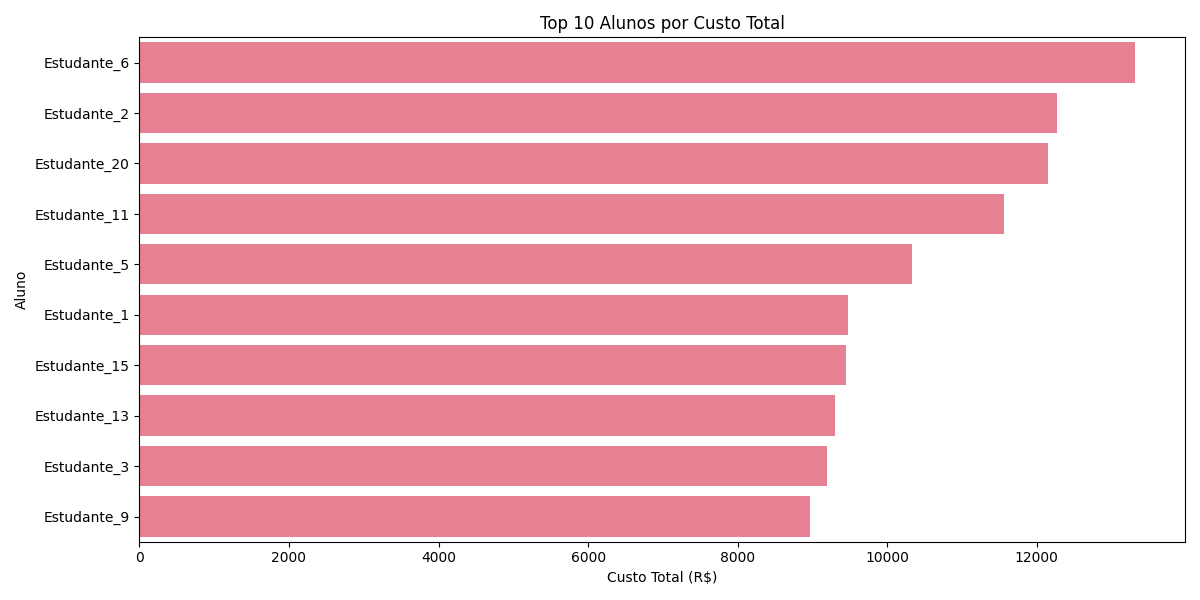

This figure's Python source:
import pandas as pd
import matplotlib.pyplot as plt
import seaborn as sns
from datetime import datetime

# Configuração de estilo
sns.set_palette("husl")
pd.set_option('display.float_format', '{:.2f}'.format)

# Carregar os dados
df = pd.read_csv('controle_lab_maker.csv', parse_dates=['Data de Uso'])

#Gráfico com o top 10 de alunos que mais usaram materiais
plt.figure(figsize=(12, 6))
top_alunos = df.groupby('Nome do Estudante')['Custo Total'].sum().sort_values(ascending=False).head(10)
sns.barplot(x=top_alunos.values, y=top_alunos.index)
plt.title('Top 10 Alunos por Custo Total')
plt.xlabel('Custo Total (R$)')
plt.ylabel('Aluno')
plt.tight_layout()
plt.savefig('top10.png')
plt.show()